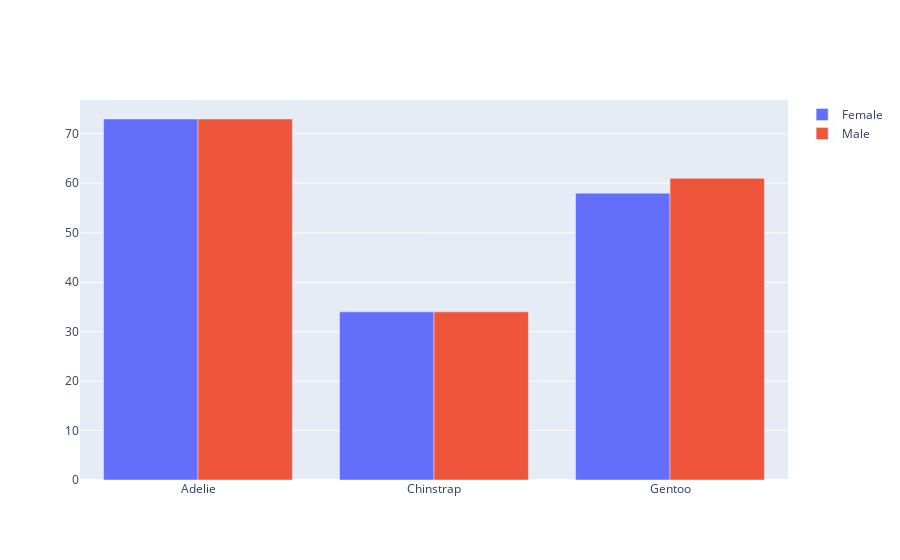

Notebook cell for this chart:
### Code cell
# Create a Clustered Bar Chart with Plotly

# Create a Figure object to hold our bar chart
fig = go.Figure(data=[
    # Create the first set of bars for "Female" data
    go.Bar(name="Female", x=animals, y=agrupado.Female),
    
    # Create the second set of bars for "Male" data
    go.Bar(name="Male", x=animals, y=agrupado.Male)
])

# Show the clustered bar chart
fig.show()

### Figure 1 — Plotly figure (JSON) as saved in the notebook; plotly's stock layout.template omitted (floating-point values rounded to 4 significant figures)
{"data": [{"name": "Female", "type": "bar", "x": ["Adelie", "Chinstrap", "Gentoo"], "y": [73, 34, 58]}, {"name": "Male", "type": "bar", "x": ["Adelie", "Chinstrap", "Gentoo"], "y": [73, 34, 61]}], "layout": {}}
